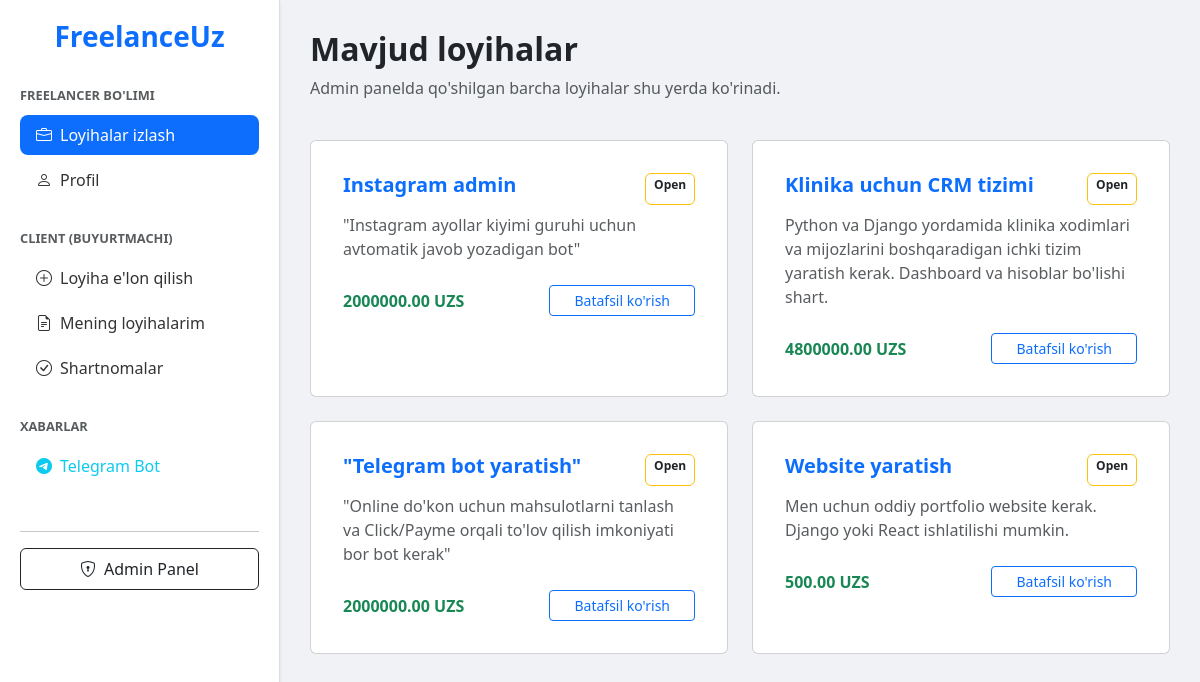
The page / on the database its author committed.
### core/models.py (models this page shows, shortened)
class Project(models.Model):
    STATUS_CHOICES = (
        ('open', 'Open'),
        ('in_progress', 'In Progress'),
        ('completed', 'Completed'),
        ('cancelled', 'Cancelled'),
    )
    client = models.ForeignKey(User, on_delete=models.CASCADE, related_name="projects")
    title = models.CharField(max_length=255)
    description = models.TextField()
    budget = models.DecimalField(max_digits=12, decimal_places=2)
    deadline = models.DateField()
    status = models.CharField(max_length=20, choices=STATUS_CHOICES, default='open')
    created_at = models.DateTimeField(auto_now_add=True)

### core/views.py (the view)
# urls.py: path('', views.project_list, name='project_list'),
def project_list(request):
    projects = Project.objects.all().order_by('-created_at')
    return render(request, 'projects.html', {'projects': projects})

### templates/projects.html
{% extends 'base.html' %}
{% block content %}
<div class="row mb-4">
    <div class="col">
        <h2 class="fw-bold text-dark">{% if title %}{{ title }}{% else %}Mavjud loyihalar{% endif %}</h2>
        <p class="text-muted">Admin panelda qo'shilgan barcha loyihalar shu yerda ko'rinadi.</p>
    </div>
</div>
<div class="row">
    {% for project in projects %}
    <div class="col-md-6 mb-4">
        <div class="card h-100 p-3">
            <div class="card-body">
                <div class="d-flex justify-content-between">
                    <h5 class="card-title text-primary fw-bold">{{ project.title }}</h5>
                    <span class="badge bg-soft-warning text-dark border border-warning">{{ project.get_status_display }}</span>
                </div>
                <p class="card-text text-muted mt-2">{{ project.description|truncatewords:20 }}</p>
                <div class="d-flex justify-content-between align-items-center mt-4">
                    <span class="fw-bold text-success">{{ project.budget }} UZS</span>
                    <a href="{% url 'project_detail' project.pk %}" class="btn btn-outline-primary btn-sm px-4">Batafsil ko'rish</a>
                </div>
            </div>
        </div>
    </div>
    {% empty %}
    <p>Hozircha loyihalar yo'q.</p>
    {% endfor %}
</div>
{% endblock %}

### templates/base.html (shortened to what this page needs)
<!DOCTYPE html>
<html lang="uz">
<head>
    <link href="https://cdn.jsdelivr.net/npm/bootstrap@5.3.0/dist/css/bootstrap.min.css" rel="stylesheet">
    <link rel="stylesheet" href="https://cdn.jsdelivr.net/npm/bootstrap-icons@1.11.0/font/bootstrap-icons.css">
</head>
<body>
<div class="sidebar d-flex flex-column shadow-sm">
    <h3 class="fw-bold text-primary mb-4 text-center">FreelanceUz</h3>
    <div class="role-header text-muted small fw-bold mt-2">Freelancer Bo'limi</div>
    <nav class="nav flex-column">
        <a class="nav-link {% if request.resolver_match.url_name == 'project_list' %}active{% endif %}" href="{% url 'project_list' %}">
            <i class="bi bi-briefcase me-2"></i>Loyihalar izlash
        <a class="nav-link" href="{% url 'profile' %}"><i class="bi bi-person me-2"></i>Profil</a>
    <div class="role-header text-muted small fw-bold mt-4">Client (Buyurtmachi)</div>
    <nav class="nav flex-column">
        <a class="nav-link" href="{% url 'create_project' %}">
            <i class="bi bi-plus-circle me-2"></i>Loyiha e'lon qilish
        </a>
        <a class="nav-link" href="{% url 'my_projects' %}">
            <i class="bi bi-file-earmark-text me-2"></i>Mening loyihalarim
        </a>
        <a class="nav-link" href="{% url 'contract_list' %}">
            <i class="bi bi-check-circle me-2"></i>Shartnomalar
        </a>
    </nav>
    <div class="role-header text-muted small fw-bold mt-4">Xabarlar</div>
    <nav class="nav flex-column mb-4">
        <a class="nav-link text-info" href="https://t.me/your_bot_user" target="_blank">
            <i class="bi bi-telegram me-2"></i>Telegram Bot
        </a>
    </nav>
    <div class="mt-auto">
        <hr>
        <a href="/admin" class="btn btn-outline-dark w-100 py-2">
            <i class="bi bi-shield-lock me-2"></i>Admin Panel
        </a>
    </div>
</div>
<div class="main-content">
    {% block content %}{% endblock %}
</div>

### templates/base.html (style rules this page uses)
body { background-color: #f0f2f5; overflow-x: hidden; }
.sidebar { width: 280px; height: 100vh; position: fixed; background: #fff; border-right: 1px solid #ddd; padding: 20px; }
.main-content { margin-left: 280px; padding: 30px; }
.nav-link { color: #333; border-radius: 8px; margin-bottom: 5px; }
.nav-link:hover, .nav-link.active { background: #0d6efd; color: #fff !important; }
.role-header { font-size: 0.8rem; text-transform: uppercase; color: #888; margin-top: 20px; margin-bottom: 10px; font-weight: bold; }

### rows shown on the page
Project: title "Instagram admin", status "Open", description "\"Instagram ayollar kiyimi guruhi uchun avtomatik javob yozadigan bot\"", budget "2000000.00"
Project: title "Klinika uchun CRM tizimi", status "Open", description "Python va Django yordamida klinika xodimlari va mijozlarini boshqaradigan ichki tizim yaratish kerak. Dashboard va hisoblar bo'lishi shart.", budget "4800000.00"
Project: title "\"Telegram bot yaratish\"", status "Open", description "\"Online do'kon uchun mahsulotlarni tanlash va Click/Payme orqali to'lov qilish imkoniyati bor bot kerak\"", budget "2000000.00"
Project: title "Website yaratish", status "Open", description "Men uchun oddiy portfolio website kerak. Django yoki React ishlatilishi mumkin.", budget "500.00"
